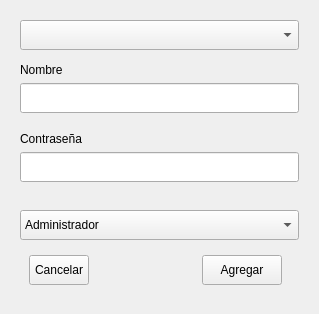
<?xml version="1.0" encoding="UTF-8"?>
<ui version="4.0">
 <class>ModificarUsuario</class>
 <widget class="QWidget" name="ModificarUsuario">
  <property name="geometry">
   <rect>
    <x>0</x>
    <y>0</y>
    <width>319</width>
    <height>314</height>
   </rect>
  </property>
  <property name="windowTitle">
   <string>ModificarUsuario</string>
  </property>
  <layout class="QVBoxLayout" name="verticalLayout_3">
   <item>
    <widget class="QWidget" name="widget" native="true">
     <layout class="QVBoxLayout" name="verticalLayout">
      <item>
       <widget class="QComboBox" name="comboBoxUsuario_2">
        <property name="minimumSize">
         <size>
          <width>0</width>
          <height>30</height>
         </size>
        </property>
       </widget>
      </item>
      <item>
       <spacer name="verticalSpacer_4">
        <property name="orientation">
         <enum>Qt::Vertical</enum>
        </property>
        <property name="sizeHint" stdset="0">
         <size>
          <width>20</width>
          <height>5</height>
         </size>
        </property>
       </spacer>
      </item>
      <item>
       <widget class="QLabel" name="label">
        <property name="text">
         <string>Nombre</string>
        </property>
       </widget>
      </item>
      <item>
       <widget class="QLineEdit" name="lineEdit_Nombre">
        <property name="minimumSize">
         <size>
          <width>0</width>
          <height>30</height>
         </size>
        </property>
       </widget>
      </item>
      <item>
       <spacer name="verticalSpacer_2">
        <property name="orientation">
         <enum>Qt::Vertical</enum>
        </property>
        <property name="sizeHint" stdset="0">
         <size>
          <width>20</width>
          <height>13</height>
         </size>
        </property>
       </spacer>
      </item>
      <item>
       <widget class="QLabel" name="label_2">
        <property name="text">
         <string>Contraseña</string>
        </property>
       </widget>
      </item>
      <item>
       <widget class="QLineEdit" name="lineEdit_Contrasenia">
        <property name="minimumSize">
         <size>
          <width>0</width>
          <height>30</height>
         </size>
        </property>
       </widget>
      </item>
      <item>
       <spacer name="verticalSpacer_3">
        <property name="orientation">
         <enum>Qt::Vertical</enum>
        </property>
        <property name="sizeHint" stdset="0">
         <size>
          <width>20</width>
          <height>22</height>
         </size>
        </property>
       </spacer>
      </item>
      <item>
       <widget class="QComboBox" name="comboBoxUsuario">
        <property name="minimumSize">
         <size>
          <width>0</width>
          <height>30</height>
         </size>
        </property>
        <item>
         <property name="text">
          <string>Administrador</string>
         </property>
        </item>
        <item>
         <property name="text">
          <string>Empleado</string>
         </property>
        </item>
       </widget>
      </item>
      <item>
       <widget class="QWidget" name="widget_2" native="true">
        <property name="minimumSize">
         <size>
          <width>100</width>
          <height>0</height>
         </size>
        </property>
        <property name="maximumSize">
         <size>
          <width>16777215</width>
          <height>50</height>
         </size>
        </property>
        <property name="sizeIncrement">
         <size>
          <width>0</width>
          <height>0</height>
         </size>
        </property>
        <layout class="QVBoxLayout" name="verticalLayout_2">
         <item>
          <layout class="QHBoxLayout" name="horizontalLayout_3">
           <item>
            <spacer name="horizontalSpacer_7">
             <property name="orientation">
              <enum>Qt::Horizontal</enum>
             </property>
             <property name="sizeHint" stdset="0">
              <size>
               <width>18</width>
               <height>20</height>
              </size>
             </property>
            </spacer>
           </item>
           <item>
            <widget class="QPushButton" name="btnCancelar_Modificar">
             <property name="minimumSize">
              <size>
               <width>20</width>
               <height>30</height>
              </size>
             </property>
             <property name="sizeIncrement">
              <size>
               <width>0</width>
               <height>35</height>
              </size>
             </property>
             <property name="text">
              <string>Cancelar</string>
             </property>
            </widget>
           </item>
           <item>
            <spacer name="horizontalSpacer_8">
             <property name="orientation">
              <enum>Qt::Horizontal</enum>
             </property>
             <property name="sizeHint" stdset="0">
              <size>
               <width>128</width>
               <height>20</height>
              </size>
             </property>
            </spacer>
           </item>
           <item>
            <widget class="QPushButton" name="btnAceptar_Modificar">
             <property name="minimumSize">
              <size>
               <width>0</width>
               <height>30</height>
              </size>
             </property>
             <property name="sizeIncrement">
              <size>
               <width>0</width>
               <height>20</height>
              </size>
             </property>
             <property name="text">
              <string>Agregar</string>
             </property>
            </widget>
           </item>
           <item>
            <spacer name="horizontalSpacer_9">
             <property name="orientation">
              <enum>Qt::Horizontal</enum>
             </property>
             <property name="sizeHint" stdset="0">
              <size>
               <width>28</width>
               <height>20</height>
              </size>
             </property>
            </spacer>
           </item>
          </layout>
         </item>
        </layout>
       </widget>
      </item>
     </layout>
    </widget>
   </item>
  </layout>
 </widget>
 <resources/>
 <connections/>
</ui>
